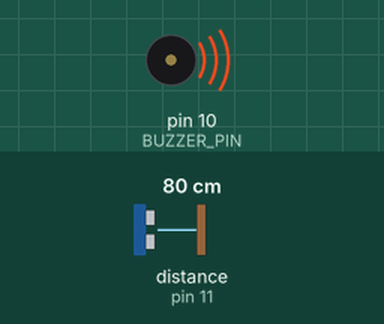
This sketch was run on a simulated Arduino Uno, built with avr-gcc and run on an emulated ATmega328P. Parts: buzzer (waves = sounding). Wiring (inferred from the names in the program): ultrasonic range finder: trigger pin 12; echo pin 11. The test bench sets the inputs (shaded band); at power-on: distance to the obstacle (sensor on pin 11) 80 cm. The echo pulse lasts 58.3 µs per cm.

Above: at 0.3 s.
Timing chart, 0 to 1.8 s (numbered marks = the images above):
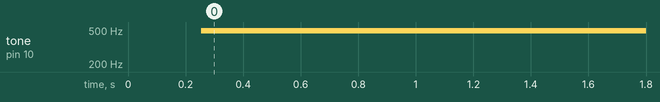

Measured:
- by itself, tone on pin 10 (BUZZER_PIN): silent → 490 Hz at 0.26 s

The sketch:

car_reverse_indicator.ino
```cpp
/**
 * Car reverse indicator
 *
 * Simple project which can be used as a car reverse
 * indicator. The principle being that when the distance
 * is less the buzzer alarms at higher frequencies and
 * vice-versa for the lower ones.
 *
 */

const int DELAY_IN_MS = 250;
const int MAX_DISTANCE = 2; // max distance detectable by sensor in metres
const int SPEED_OF_SOUND = 343; // speed of sound in cm/us
const int BUZZER_PIN = 10;
const int ECHO_PIN = 11;
const int TRIGGER_PIN = 12;
const int TIMEOUT = MAX_DISTANCE * 6000; // timeout in microseconds (approx to max distance * 6000)

float get_distance() {
    digitalWrite(TRIGGER_PIN, HIGH);
    delayMicroseconds(10); // 10us is the duration of trigger
    digitalWrite(TRIGGER_PIN, LOW);
    float duration = pulseIn(ECHO_PIN, HIGH, TIMEOUT);
    return (int) (duration * SPEED_OF_SOUND / 20000);
}

void setup() {
    pinMode(ECHO_PIN, INPUT);
    pinMode(BUZZER_PIN, OUTPUT);
    pinMode(TRIGGER_PIN, OUTPUT);
}

void loop() {
    delay(DELAY_IN_MS);
    float distance = get_distance();
    if (distance == 0) {
        // indicates that the car in this case is far from other object
        analogWrite(BUZZER_PIN, 0);
    } else {
        // as our sensor is capped at 200cm, dont use for higher distances
        analogWrite(BUZZER_PIN, 255 - distance);
    }
}
```
